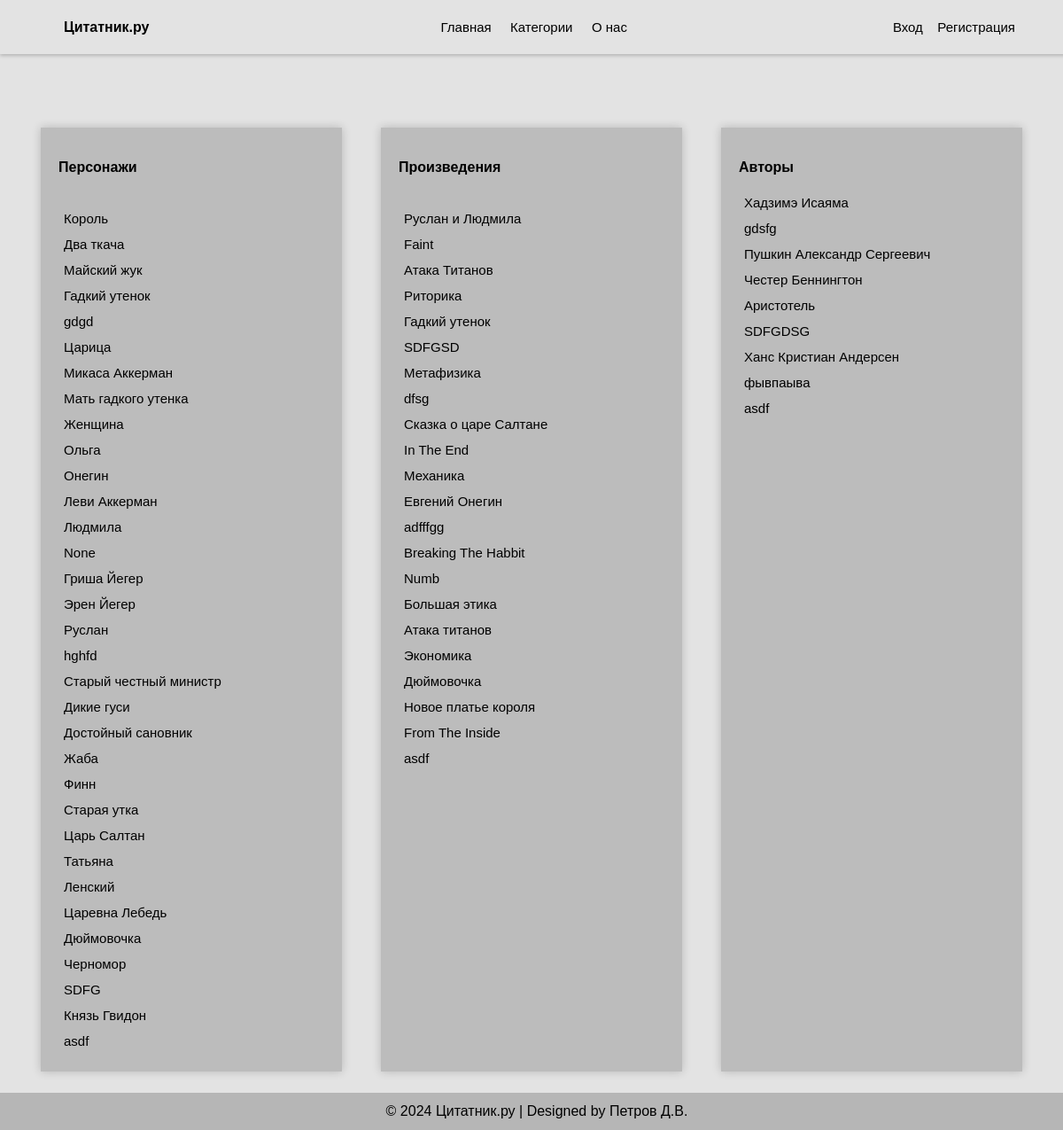
The page /categories on the database as committed earlier.
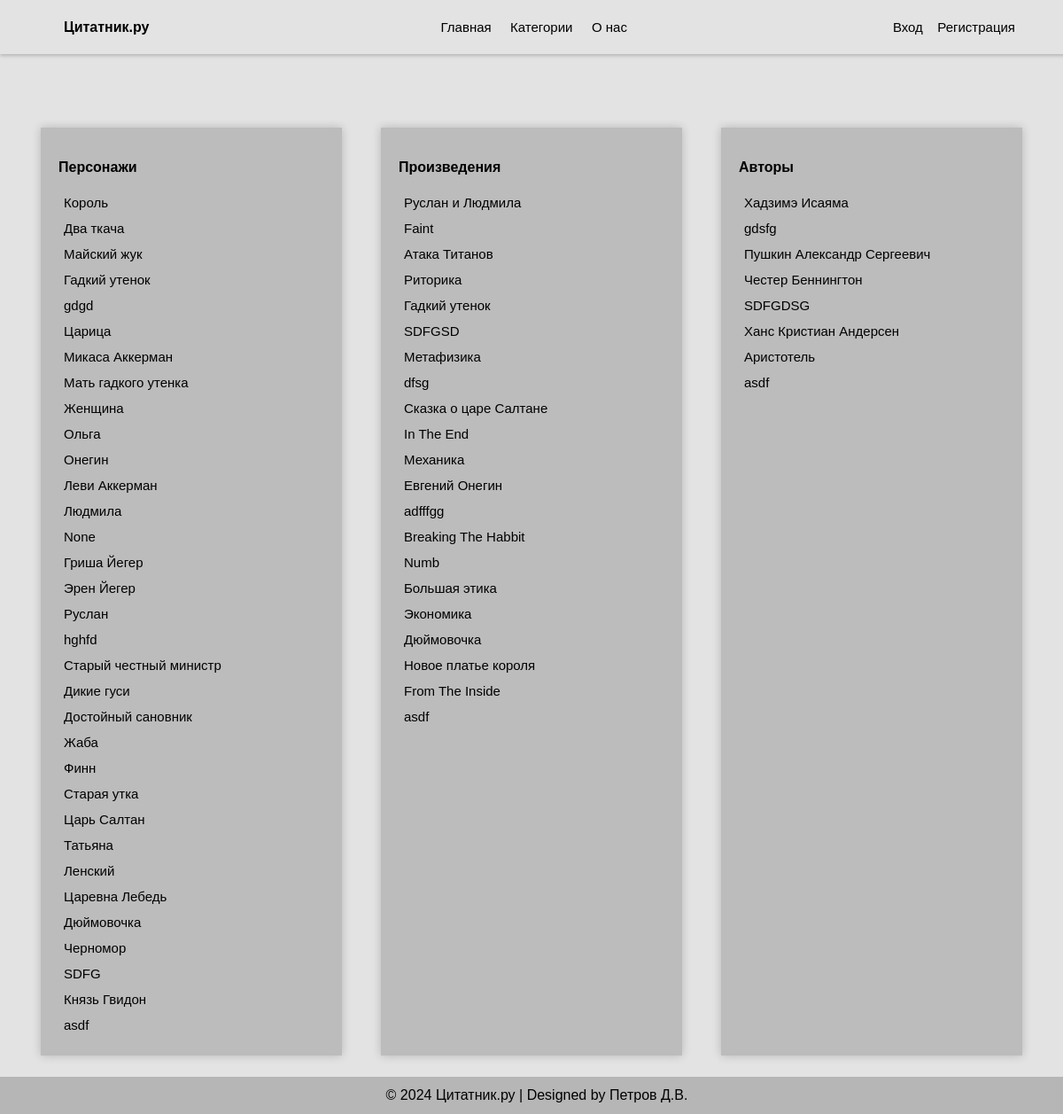
The same page on the database as committed later.
### app.py (models this page shows, shortened)
class Quotes(db.Model):
    id = db.Column(db.Integer, primary_key=True)
    text = db.Column(db.String(300), nullable=False)
    author = db.Column(db.String(60), nullable=False)
    composition = db.Column(db.String(100))
    character = db.Column(db.String(60))

### app.py (the view)
@app.route('/categories')
def categories():
    quotes = Quotes.query.all()
    authors = []
    compositions = []
    characters = []
    for quote in quotes:
        authors.append(quote.author)
        compositions.append(quote.composition)
        characters.append(quote.character)
    authors = list(set(authors))
    compositions = list(set(compositions))
    characters = list(set(characters))
    if current_user.is_authenticated:
        if current_user.admin:
            return render_template('categories_admin.html', authors=authors, compositions=compositions, characters=characters)
        else:
            return render_template('categories_login.html', authors=authors, compositions=compositions, characters=characters)
    else:
        return render_template('categories.html', authors=authors, compositions=compositions, characters=characters)

### templates/categories.html (shortened to what this page needs)
{% extends 'index.html' %}
{% block authorizaton %}
<a href="/login">Вход</a>
<a href="/reg">Регистрация</a>
{% endblock %}
{% block main %}
<div class="categories">
    <div class="category">
        <p><b>Персонажи</b></p>
        {% for character in characters %}
            <a href="/filter/character/{{ character }}">{{ character }}</a><br>
        {% endfor %}
    </div>
    <div class="category">
        <p><b>Произведения</b></p>
        {% for composition in compositions %}
        <a href="/filter/composition/{{ composition }}">{{ composition }}</a><br>
        {% endfor %}
    </div>
    <div class="category">
        <p><b>Авторы</b></p>
        {% for author in authors %}
        <a href="/filter/author/{{ author }}">{{ author }}</a><br>
        {% endfor %}
    </div>
</div>
{% endblock %}

### templates/index.html (shortened to what this page needs)
<!doctype html>
<html lang="ru">
<head>
    <link rel="stylesheet" href="{{ url_for('static', filename='css/style.css') }}">
</head>
<body>
    <header>
        <strong id="logo">Цитатник.ру</strong>
        <nav>
            <ul>
                <li><a href="/">Главная</a></li>
                <li><a href="/categories">Категории</a></li>
                <li><a href="/about">О нас</a></li>
            </ul>
        </nav>
        <div class="authorization">
            {% block authorizaton %}{% endblock %}
        </div>
    </header>
    <main>
        {% block main %}{% endblock %}
    </main>
    <footer>
        <div class="footer-bottom">
        &copy; 2024 Цитатник.ру | Designed by Петров Д.В.
        </div>
    </footer>
</body>
</html>

### static/css/style.css (style rules this page uses)
html, body { height: 100%; margin: 0; font-family: 'Arial'; }
body { display: flex; flex-direction: column; justify-content: space-between; background-color: #e3e3e3; }
header { position: fixed; top: 0; width: 90vw; display: flex; justify-content: space-between; align-items: center; background-color: #e3e3e3; padding-left: 6vw; padding-right: 6vw; box-shadow: 0px 2px 4px rgba(0, 0, 0, 0.2); }
footer { margin-top: auto; background-color: rgba(0, 0, 0, 0.2); display: flex; justify-content: center; padding: 1vw; padding-left: 2vw; }
main { display: flex; justify-content: center; padding: 2vw; }
nav { display: flex; justify-content: space-between; text-align: center; }
a { text-decoration: none; border: none; font-family: 'Arial'; font-size: 15px; display: inline-block; text-align: center; color: black; transition: background-color 0.3s ease; outline: none; padding: 0.5vw; }
li > a { margin-right: 5px; }
li > a, .button, input[type='submit'], #subm_filter { border: none; font-family: 'Arial'; font-size: 15px; display: inline-block; text-align: center; color: black; background-color: #e3e3e3; transition: background-color 0.3s ease; outline: none; padding: 0.5vw; }
ul li { display: inline; list-style-type: none; }
p, a, strong, button, .button { font-family: 'Arial'; }
.categories { display: flex; justify-content: space-around; width: 100vw; }
.category { min-width: 25vw; margin-top: 15vh; background-color: #bcbcbc; box-shadow: 0px 0px 10px rgba(0, 0, 0, 0.2); padding: 20px; }

Rows that differ between the two databases and show on the page:
removed Quotes: composition "Атака Титанов"
removed Quotes: author "фывпаыва"
changed Quotes "Леви Аккерман": composition "Атака титанов" → "Атака Титанов"; moves up the list
shown differently, row unchanged: Quotes "Метафизика": moves down the list
